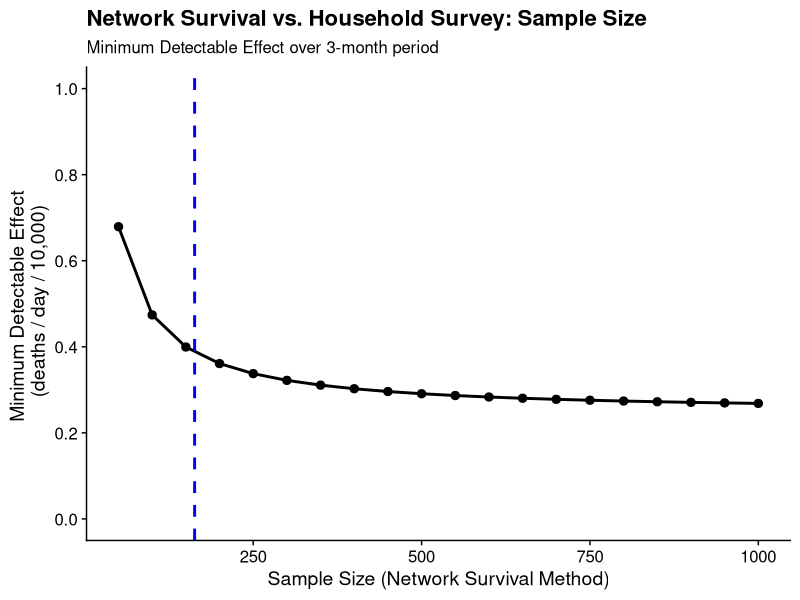
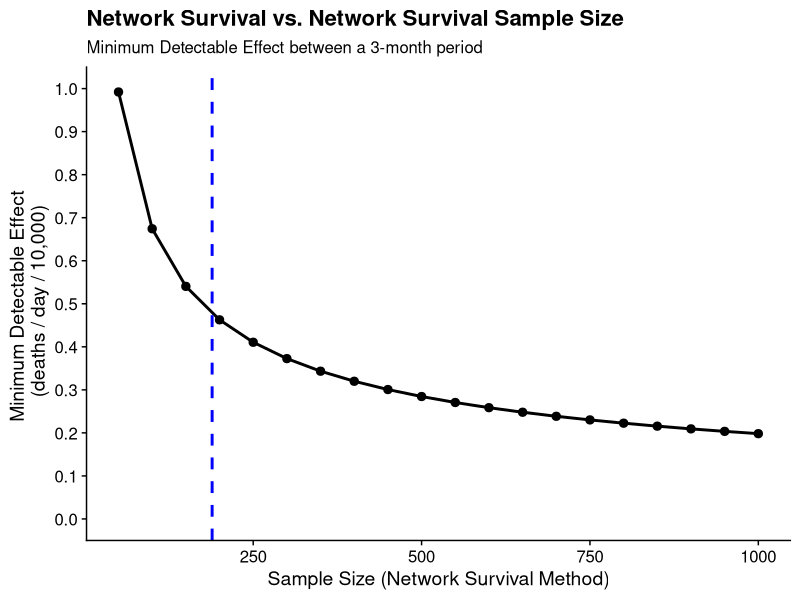

The R script that drew these images, in order:
## ---- chunk 1
## library
library(tidyverse)
library(data.table)

## assumptions
alpha <- 0.975 ## Precision
beta <- 0.1 ## Power = 1 - beta
nsm_sample <- seq(50, 1000, by = 50) ## network survival method sample size
nsm_de <- 1.5 ## network survival method design effect
hh_de <- 1.5 ## household design effect
nsm_network <- 50 ## network survival method
mrate <- 0.87 ## mortality rate (deaths / day / 10,000)
time_window <- 90 ## time window
lambda <- 0.4 ## difference between HH and NSM surveys
lambda_converted <- lambda * time_window / 10000 ## convert lambda to correct scale
mr_porportion <- mrate * time_window / 10000 ## proportion of sample dying

## estimate mde
## assume for simplicity difference is 0.4
mde <- sqrt(mr_porportion * ((nsm_de / (nsm_network * nsm_sample)) + (hh_de / (1074 * 5.5)) +
  0.4 / (mr_porportion * nsm_sample * nsm_network)) * (qnorm(0.975) * qnorm(1 - beta)))

## recalculate with more exact lambda values (mde)
mde <- sqrt(mr_porportion * ((nsm_de / (nsm_network * nsm_sample)) + (hh_de / (1074 * 5.5))
  + mde / (mr_porportion * nsm_sample * nsm_network)) * (qnorm(0.975) * qnorm(1 - beta)))

## convert back to deaths/day/10000
mde_convert <- mde * 10000 / time_window

## visualize
tibble(nsm_sample, mde_convert) %>%
  ggplot(aes(x = nsm_sample, y = mde_convert)) +
  geom_point(size = 2.5) +
  geom_line(size = 1) +
  scale_y_continuous(limits = c(0, 1), n.breaks = 8) +
  geom_vline(xintercept = 163, linetype = "dashed", size = 1, color = "blue") +
  labs(
    x = "Sample Size (Network Survival Method)",
    y = "Minimum Detectable Effect \n (deaths / day / 10,000)",
    title = "Network Survival vs. Household Survey: Sample Size",
    subtitle = "Minimum Detectable Effect over 3-month period"
  ) +
  cowplot::theme_cowplot()
## ---- chunk 2
## assumptions
alpha <- 0.975 ## Precision
beta <- 0.1 ## Power = 1 - beta
nsm_sample <- seq(50, 1000, by = 50) ## network survival method sample size
nsm_de <- 1.5 ## network survival method design effect
nsm_network <- 20 ## network survival method
mrate <- 0.87 ## mortality rate (deaths / day / 10,000)
time_window <- 90 ## time window
mr_porportion <- mrate * time_window / 10000 ## proportion of sample dying

## estimate mde
mde <- sqrt(mr_porportion * ((nsm_de / (nsm_network * nsm_sample)) + (nsm_de / (nsm_network * nsm_sample)) + lambda_converted / (mr_porportion * nsm_sample * nsm_network)) * (qnorm(0.975) * qnorm(1 - beta)))

## recalculate with more exact lambda values (mde)
mde <- sqrt(mr_porportion * ((nsm_de / (nsm_network * nsm_sample)) + (nsm_de / (nsm_network * nsm_sample)) + mde / (mr_porportion * nsm_sample * nsm_network)) * (qnorm(0.975) * qnorm(1 - beta)))

## convert back to deaths/day/10000
mde_convert <- mde * 10000 / time_window

## visualize
tibble(nsm_sample, mde_convert) %>%
  ggplot(aes(x = nsm_sample, y = mde_convert)) +
  geom_point(size = 2.5) +
  geom_line(size = 1) +
  scale_y_continuous(limits = c(0, 1), n.breaks = 10) +
  geom_vline(xintercept = 189, linetype = "dashed", size = 1, color = "blue") +
  labs(
    x = "Sample Size (Network Survival Method)",
    y = "Minimum Detectable Effect \n (deaths / day / 10,000)",
    title = "Network Survival vs. Network Survival Sample Size",
    subtitle = "Minimum Detectable Effect between a 3-month period"
  ) +
  cowplot::theme_cowplot()
